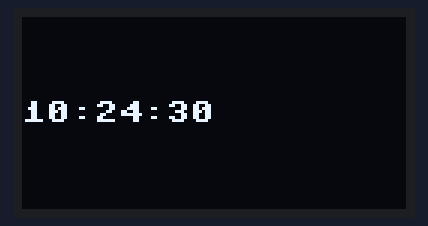
Bench run of a program on a simulated ESP32 board running MicroPython. Parts: 128×64 one-colour display. The clock reads 2024-03-15 10:24:30 at power-on unless the program sets it.

Above: at 0.1 s.
At 4.2 s:
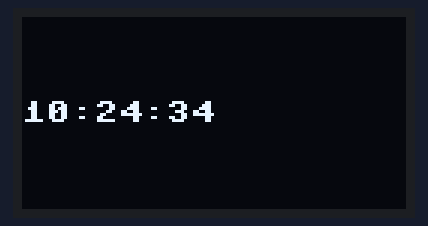
At 11.4 s:
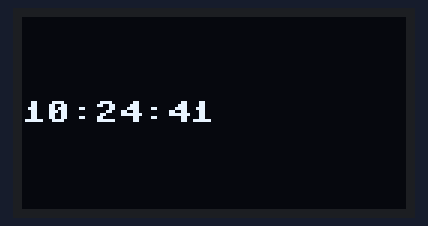
At 19.6 s:
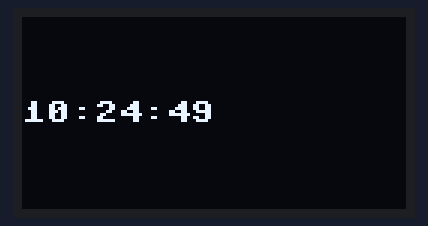
At 28.8 s:
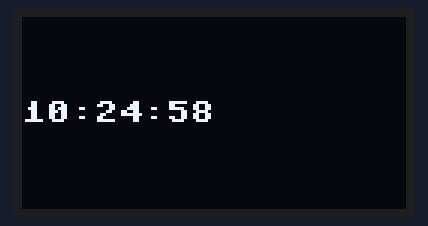
At 39.0 s:
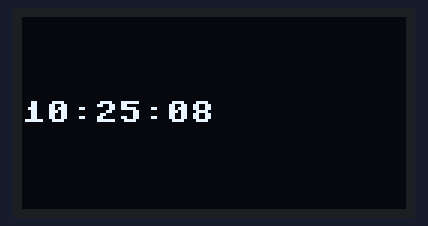

Measured:
- what the display in image 1 shows lasts 1.1 s, from 4.1 s to 5.2 s

The program:

main.py
```python
from machine import Pin, I2C
import ssd1306
import time

# Initialize OLED display
i2c = I2C(0, scl=Pin(22), sda=Pin(21))
oled_width = 128
oled_height = 64
oled = ssd1306.SSD1306_I2C(oled_width, oled_height, i2c)

# Function to format time into HH:MM:SS
def time_text(elapsed_time):
    secs = elapsed_time % 60
    mins = (elapsed_time // 60) % 60
    hours = (elapsed_time // 3600) % 24
    return "{:02d}:{:02d}:{:02d}".format(hours, mins, secs)

# Function to display time on OLED
def show():
    oled.fill(0)
    elapsed_time = int(time.time())
    total_text = time_text(elapsed_time)
    oled.text(total_text, 0, 28)  # Center the text horizontally
    oled.show()

# Main loop to update the display every second
while True:
    show()
    time.sleep(1)
```
